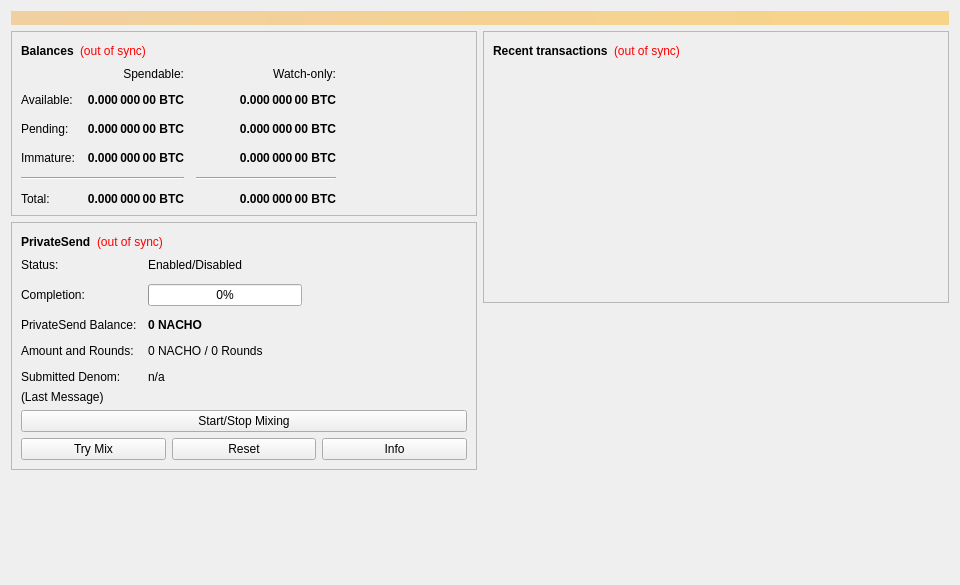
<?xml version="1.0" encoding="UTF-8"?>
<ui version="4.0">
 <class>OverviewPage</class>
 <widget class="QWidget" name="OverviewPage">
  <property name="geometry">
   <rect>
    <x>0</x>
    <y>0</y>
    <width>960</width>
    <height>585</height>
   </rect>
  </property>
  <property name="minimumSize">
   <size>
    <width>960</width>
    <height>0</height>
   </size>
  </property>
  <property name="windowTitle">
   <string>Form</string>
  </property>
  <layout class="QVBoxLayout" name="topLayout">
   <item>
    <widget class="QLabel" name="labelAlerts">
     <property name="visible">
      <bool>false</bool>
     </property>
     <property name="styleSheet">
      <string notr="true">QLabel { background-color: qlineargradient(x1: 0, y1: 0, x2: 1, y2: 0, stop:0 #F0D0A0, stop:1 #F8D488); color:#000000; }</string>
     </property>
     <property name="wordWrap">
      <bool>true</bool>
     </property>
     <property name="margin">
      <number>3</number>
     </property>
     <property name="textInteractionFlags">
      <set>Qt::TextSelectableByMouse</set>
     </property>
    </widget>
   </item>
   <item>
    <layout class="QHBoxLayout" name="horizontalLayout" stretch="1,1">
     <item>
      <layout class="QVBoxLayout" name="verticalLayout_2">
       <item>
        <widget class="QFrame" name="frame">
         <property name="frameShape">
          <enum>QFrame::StyledPanel</enum>
         </property>
         <property name="frameShadow">
          <enum>QFrame::Raised</enum>
         </property>
         <layout class="QVBoxLayout" name="verticalLayout_4">
          <item>
           <layout class="QHBoxLayout" name="horizontalLayout_4">
            <item>
             <widget class="QLabel" name="label_5">
              <property name="font">
               <font>
                <weight>75</weight>
                <bold>true</bold>
               </font>
              </property>
              <property name="text">
               <string>Balances</string>
              </property>
             </widget>
            </item>
            <item>
             <widget class="QLabel" name="labelWalletStatus">
              <property name="toolTip">
               <string>The displayed information may be out of date. Your wallet automatically synchronizes with the NachoCoin network after a connection is established, but this process has not completed yet.</string>
              </property>
              <property name="styleSheet">
               <string notr="true">QLabel { color: red; }</string>
              </property>
              <property name="text">
               <string notr="true">(out of sync)</string>
              </property>
              <property name="alignment">
               <set>Qt::AlignLeading|Qt::AlignLeft|Qt::AlignVCenter</set>
              </property>
             </widget>
            </item>
            <item>
             <spacer name="horizontalSpacer_3">
              <property name="orientation">
               <enum>Qt::Horizontal</enum>
              </property>
              <property name="sizeHint" stdset="0">
               <size>
                <width>40</width>
                <height>20</height>
               </size>
              </property>
             </spacer>
            </item>
           </layout>
          </item>
          <item>
           <layout class="QGridLayout" name="gridLayout">
            <property name="spacing">
             <number>12</number>
            </property>
            <item row="2" column="2">
             <widget class="QLabel" name="labelWatchPending">
              <property name="font">
               <font>
                <weight>75</weight>
                <bold>true</bold>
               </font>
              </property>
              <property name="cursor">
               <cursorShape>IBeamCursor</cursorShape>
              </property>
              <property name="toolTip">
               <string>Unconfirmed transactions to watch-only addresses</string>
              </property>
              <property name="text">
               <string notr="true">0.000 000 00 BTC</string>
              </property>
              <property name="alignment">
               <set>Qt::AlignRight|Qt::AlignTrailing|Qt::AlignVCenter</set>
              </property>
              <property name="textInteractionFlags">
               <set>Qt::LinksAccessibleByMouse|Qt::TextSelectableByKeyboard|Qt::TextSelectableByMouse</set>
              </property>
             </widget>
            </item>
            <item row="2" column="1">
             <widget class="QLabel" name="labelUnconfirmed">
              <property name="font">
               <font>
                <weight>75</weight>
                <bold>true</bold>
               </font>
              </property>
              <property name="cursor">
               <cursorShape>IBeamCursor</cursorShape>
              </property>
              <property name="toolTip">
               <string>Total of transactions that have yet to be confirmed, and do not yet count toward the spendable balance</string>
              </property>
              <property name="text">
               <string notr="true">0.000 000 00 BTC</string>
              </property>
              <property name="alignment">
               <set>Qt::AlignRight|Qt::AlignTrailing|Qt::AlignVCenter</set>
              </property>
              <property name="textInteractionFlags">
               <set>Qt::LinksAccessibleByMouse|Qt::TextSelectableByKeyboard|Qt::TextSelectableByMouse</set>
              </property>
             </widget>
            </item>
            <item row="3" column="2">
             <widget class="QLabel" name="labelWatchImmature">
              <property name="font">
               <font>
                <weight>75</weight>
                <bold>true</bold>
               </font>
              </property>
              <property name="cursor">
               <cursorShape>IBeamCursor</cursorShape>
              </property>
              <property name="toolTip">
               <string>Mined balance in watch-only addresses that has not yet matured</string>
              </property>
              <property name="text">
               <string notr="true">0.000 000 00 BTC</string>
              </property>
              <property name="alignment">
               <set>Qt::AlignRight|Qt::AlignTrailing|Qt::AlignVCenter</set>
              </property>
              <property name="textInteractionFlags">
               <set>Qt::LinksAccessibleByMouse|Qt::TextSelectableByKeyboard|Qt::TextSelectableByMouse</set>
              </property>
             </widget>
            </item>
            <item row="4" column="0" colspan="2">
             <widget class="Line" name="lineSpendableBalance">
              <property name="orientation">
               <enum>Qt::Horizontal</enum>
              </property>
             </widget>
            </item>
            <item row="4" column="2">
             <widget class="Line" name="lineWatchBalance">
              <property name="sizePolicy">
               <sizepolicy hsizetype="Preferred" vsizetype="Fixed">
                <horstretch>0</horstretch>
                <verstretch>0</verstretch>
               </sizepolicy>
              </property>
              <property name="minimumSize">
               <size>
                <width>140</width>
                <height>0</height>
               </size>
              </property>
              <property name="orientation">
               <enum>Qt::Horizontal</enum>
              </property>
             </widget>
            </item>
            <item row="5" column="0">
             <widget class="QLabel" name="labelTotalText">
              <property name="text">
               <string>Total:</string>
              </property>
             </widget>
            </item>
            <item row="3" column="1">
             <widget class="QLabel" name="labelImmature">
              <property name="font">
               <font>
                <weight>75</weight>
                <bold>true</bold>
               </font>
              </property>
              <property name="cursor">
               <cursorShape>IBeamCursor</cursorShape>
              </property>
              <property name="toolTip">
               <string>Mined balance that has not yet matured</string>
              </property>
              <property name="text">
               <string notr="true">0.000 000 00 BTC</string>
              </property>
              <property name="alignment">
               <set>Qt::AlignRight|Qt::AlignTrailing|Qt::AlignVCenter</set>
              </property>
              <property name="textInteractionFlags">
               <set>Qt::LinksAccessibleByMouse|Qt::TextSelectableByKeyboard|Qt::TextSelectableByMouse</set>
              </property>
             </widget>
            </item>
            <item row="2" column="3">
             <spacer name="horizontalSpacer_2">
              <property name="orientation">
               <enum>Qt::Horizontal</enum>
              </property>
              <property name="sizeHint" stdset="0">
               <size>
                <width>40</width>
                <height>20</height>
               </size>
              </property>
             </spacer>
            </item>
            <item row="3" column="0">
             <widget class="QLabel" name="labelImmatureText">
              <property name="text">
               <string>Immature:</string>
              </property>
             </widget>
            </item>
            <item row="5" column="1">
             <widget class="QLabel" name="labelTotal">
              <property name="font">
               <font>
                <weight>75</weight>
                <bold>true</bold>
               </font>
              </property>
              <property name="cursor">
               <cursorShape>IBeamCursor</cursorShape>
              </property>
              <property name="toolTip">
               <string>Your current total balance</string>
              </property>
              <property name="text">
               <string notr="true">0.000 000 00 BTC</string>
              </property>
              <property name="alignment">
               <set>Qt::AlignRight|Qt::AlignTrailing|Qt::AlignVCenter</set>
              </property>
              <property name="textInteractionFlags">
               <set>Qt::LinksAccessibleByMouse|Qt::TextSelectableByKeyboard|Qt::TextSelectableByMouse</set>
              </property>
             </widget>
            </item>
            <item row="5" column="2">
             <widget class="QLabel" name="labelWatchTotal">
              <property name="font">
               <font>
                <weight>75</weight>
                <bold>true</bold>
               </font>
              </property>
              <property name="cursor">
               <cursorShape>IBeamCursor</cursorShape>
              </property>
              <property name="toolTip">
               <string>Current total balance in watch-only addresses</string>
              </property>
              <property name="text">
               <string notr="true">0.000 000 00 BTC</string>
              </property>
              <property name="alignment">
               <set>Qt::AlignRight|Qt::AlignTrailing|Qt::AlignVCenter</set>
              </property>
              <property name="textInteractionFlags">
               <set>Qt::LinksAccessibleByMouse|Qt::TextSelectableByKeyboard|Qt::TextSelectableByMouse</set>
              </property>
             </widget>
            </item>
            <item row="0" column="2">
             <widget class="QLabel" name="labelWatchonly">
              <property name="text">
               <string>Watch-only:</string>
              </property>
              <property name="alignment">
               <set>Qt::AlignRight|Qt::AlignTrailing|Qt::AlignVCenter</set>
              </property>
             </widget>
            </item>
            <item row="1" column="0">
             <widget class="QLabel" name="labelBalanceText">
              <property name="text">
               <string>Available:</string>
              </property>
             </widget>
            </item>
            <item row="1" column="1">
             <widget class="QLabel" name="labelBalance">
              <property name="font">
               <font>
                <weight>75</weight>
                <bold>true</bold>
               </font>
              </property>
              <property name="cursor">
               <cursorShape>IBeamCursor</cursorShape>
              </property>
              <property name="toolTip">
               <string>Your current spendable balance</string>
              </property>
              <property name="text">
               <string notr="true">0.000 000 00 BTC</string>
              </property>
              <property name="alignment">
               <set>Qt::AlignRight|Qt::AlignTrailing|Qt::AlignVCenter</set>
              </property>
              <property name="textInteractionFlags">
               <set>Qt::LinksAccessibleByMouse|Qt::TextSelectableByKeyboard|Qt::TextSelectableByMouse</set>
              </property>
             </widget>
            </item>
            <item row="1" column="2">
             <widget class="QLabel" name="labelWatchAvailable">
              <property name="font">
               <font>
                <weight>75</weight>
                <bold>true</bold>
               </font>
              </property>
              <property name="cursor">
               <cursorShape>IBeamCursor</cursorShape>
              </property>
              <property name="toolTip">
               <string>Your current balance in watch-only addresses</string>
              </property>
              <property name="text">
               <string notr="true">0.000 000 00 BTC</string>
              </property>
              <property name="alignment">
               <set>Qt::AlignRight|Qt::AlignTrailing|Qt::AlignVCenter</set>
              </property>
              <property name="textInteractionFlags">
               <set>Qt::LinksAccessibleByMouse|Qt::TextSelectableByKeyboard|Qt::TextSelectableByMouse</set>
              </property>
             </widget>
            </item>
            <item row="2" column="0">
             <widget class="QLabel" name="labelPendingText">
              <property name="text">
               <string>Pending:</string>
              </property>
             </widget>
            </item>
            <item row="0" column="1">
             <widget class="QLabel" name="labelSpendable">
              <property name="text">
               <string>Spendable:</string>
              </property>
              <property name="alignment">
               <set>Qt::AlignRight|Qt::AlignTrailing|Qt::AlignVCenter</set>
              </property>
             </widget>
            </item>
           </layout>
          </item>
         </layout>
        </widget>
       </item>
       <item>
        <widget class="QFrame" name="framePrivateSend">
         <property name="layoutDirection">
          <enum>Qt::LeftToRight</enum>
         </property>
         <property name="frameShape">
          <enum>QFrame::StyledPanel</enum>
         </property>
         <property name="frameShadow">
          <enum>QFrame::Raised</enum>
         </property>
         <layout class="QVBoxLayout" name="VerticalLayout_PS1">
          <item>
           <layout class="QHBoxLayout" name="horizontalLayout_5">
            <item>
             <widget class="QLabel" name="labelPrivateSendHeader">
              <property name="font">
               <font>
                <weight>75</weight>
                <bold>true</bold>
               </font>
              </property>
              <property name="text">
               <string>PrivateSend</string>
              </property>
             </widget>
            </item>
            <item>
             <widget class="QLabel" name="labelPrivateSendSyncStatus">
              <property name="toolTip">
               <string>The displayed information may be out of date. Your wallet automatically synchronizes with the NachoCoin network after a connection is established, but this process has not completed yet.</string>
              </property>
              <property name="styleSheet">
               <string notr="true">QLabel { color: red; }</string>
              </property>
              <property name="text">
               <string notr="true">(out of sync)</string>
              </property>
              <property name="alignment">
               <set>Qt::AlignLeading|Qt::AlignLeft|Qt::AlignVCenter</set>
              </property>
             </widget>
            </item>
            <item>
             <spacer name="horizontalSpacer_4">
              <property name="orientation">
               <enum>Qt::Horizontal</enum>
              </property>
              <property name="sizeHint" stdset="0">
               <size>
                <width>40</width>
                <height>20</height>
               </size>
              </property>
             </spacer>
            </item>
           </layout>
          </item>
          <item>
           <layout class="QFormLayout" name="privateSendFormLayout">
            <property name="fieldGrowthPolicy">
             <enum>QFormLayout::AllNonFixedFieldsGrow</enum>
            </property>
            <property name="horizontalSpacing">
             <number>11</number>
            </property>
            <property name="verticalSpacing">
             <number>12</number>
            </property>
            <item row="0" column="0">
             <widget class="QLabel" name="labelPrivateSendEnabledText">
              <property name="text">
               <string>Status:</string>
              </property>
             </widget>
            </item>
            <item row="0" column="1">
             <widget class="QLabel" name="labelPrivateSendEnabled">
              <property name="text">
               <string>Enabled/Disabled</string>
              </property>
             </widget>
            </item>
            <item row="1" column="0">
             <widget class="QLabel" name="labelCompletitionText">
              <property name="text">
               <string>Completion:</string>
              </property>
             </widget>
            </item>
            <item row="1" column="1">
             <widget class="QProgressBar" name="privateSendProgress">
              <property name="maximumSize">
               <size>
                <width>154</width>
                <height>16777215</height>
               </size>
              </property>
              <property name="value">
               <number>0</number>
              </property>
             </widget>
            </item>
            <item row="2" column="0">
             <widget class="QLabel" name="labelAnonymizedText">
              <property name="text">
               <string>PrivateSend Balance:</string>
              </property>
             </widget>
            </item>
            <item row="2" column="1">
             <widget class="QLabel" name="labelAnonymized">
              <property name="font">
               <font>
                <weight>75</weight>
                <bold>true</bold>
               </font>
              </property>
              <property name="text">
               <string notr="true">0 NACHO</string>
              </property>
             </widget>
            </item>
            <item row="3" column="0">
             <widget class="QLabel" name="labelAmountAndRoundsText">
              <property name="text">
               <string>Amount and Rounds:</string>
              </property>
             </widget>
            </item>
            <item row="3" column="1">
             <widget class="QLabel" name="labelAmountRounds">
              <property name="text">
               <string>0 NACHO / 0 Rounds</string>
              </property>
             </widget>
            </item>
            <item row="4" column="0">
             <widget class="QLabel" name="labelSubmittedDenomText">
              <property name="text">
               <string>Submitted Denom:</string>
              </property>
             </widget>
            </item>
            <item row="4" column="1">
             <widget class="QLabel" name="labelSubmittedDenom">
              <property name="toolTip">
               <string>The denominations you submitted to the Masternode.&lt;br&gt;To mix, other users must submit the exact same denominations.</string>
              </property>
              <property name="text">
               <string>n/a</string>
              </property>
             </widget>
            </item>
           </layout>
          </item>
          <item>
           <layout class="QVBoxLayout" name="VerticalLayout_PS">
            <item>
             <widget class="QLabel" name="labelPrivateSendLastMessage">
              <property name="text">
               <string>(Last Message)</string>
              </property>
              <property name="alignment">
               <set>Qt::AlignLeading|Qt::AlignLeft|Qt::AlignTop</set>
              </property>
              <property name="wordWrap">
               <bool>true</bool>
              </property>
             </widget>
            </item>
            <item>
             <widget class="QPushButton" name="togglePrivateSend">
              <property name="sizePolicy">
               <sizepolicy hsizetype="MinimumExpanding" vsizetype="Fixed">
                <horstretch>0</horstretch>
                <verstretch>0</verstretch>
               </sizepolicy>
              </property>
              <property name="text">
               <string>Start/Stop Mixing</string>
              </property>
             </widget>
            </item>
            <item>
             <layout class="QHBoxLayout" name="horizontalLayout_debugbuttons">
              <item>
               <widget class="QPushButton" name="privateSendAuto">
                <property name="sizePolicy">
                 <sizepolicy hsizetype="MinimumExpanding" vsizetype="Fixed">
                  <horstretch>0</horstretch>
                  <verstretch>0</verstretch>
                 </sizepolicy>
                </property>
                <property name="toolTip">
                 <string>Try to manually submit a PrivateSend request.</string>
                </property>
                <property name="text">
                 <string>Try Mix</string>
                </property>
               </widget>
              </item>
              <item>
               <widget class="QPushButton" name="privateSendReset">
                <property name="sizePolicy">
                 <sizepolicy hsizetype="MinimumExpanding" vsizetype="Fixed">
                  <horstretch>0</horstretch>
                  <verstretch>0</verstretch>
                 </sizepolicy>
                </property>
                <property name="toolTip">
                 <string>Reset the current status of PrivateSend (can interrupt PrivateSend if it's in the process of Mixing, which can cost you money!)</string>
                </property>
                <property name="autoFillBackground">
                 <bool>false</bool>
                </property>
                <property name="text">
                 <string>Reset</string>
                </property>
               </widget>
              </item>
              <item>
               <widget class="QPushButton" name="privateSendInfo">
                <property name="sizePolicy">
                 <sizepolicy hsizetype="MinimumExpanding" vsizetype="Fixed">
                  <horstretch>0</horstretch>
                  <verstretch>0</verstretch>
                 </sizepolicy>
                </property>
                <property name="toolTip">
                 <string>Information about PrivateSend and Mixing</string>
                </property>
                <property name="text">
                 <string>Info</string>
                </property>
               </widget>
              </item>
             </layout>
            </item>
           </layout>
          </item>
         </layout>
        </widget>
       </item>
       <item>
        <spacer name="verticalSpacer">
         <property name="orientation">
          <enum>Qt::Vertical</enum>
         </property>
         <property name="sizeHint" stdset="0">
          <size>
           <width>20</width>
           <height>40</height>
          </size>
         </property>
        </spacer>
       </item>
      </layout>
     </item>
     <item>
      <layout class="QVBoxLayout" name="verticalLayout_3">
       <item>
        <widget class="QFrame" name="frame_2">
         <property name="frameShape">
          <enum>QFrame::StyledPanel</enum>
         </property>
         <property name="frameShadow">
          <enum>QFrame::Raised</enum>
         </property>
         <layout class="QVBoxLayout" name="verticalLayout">
          <item>
           <layout class="QHBoxLayout" name="horizontalLayout_2">
            <item>
             <widget class="QLabel" name="label_4">
              <property name="font">
               <font>
                <weight>75</weight>
                <bold>true</bold>
               </font>
              </property>
              <property name="text">
               <string>Recent transactions</string>
              </property>
             </widget>
            </item>
            <item>
             <widget class="QLabel" name="labelTransactionsStatus">
              <property name="toolTip">
               <string>The displayed information may be out of date. Your wallet automatically synchronizes with the NachoCoin network after a connection is established, but this process has not completed yet.</string>
              </property>
              <property name="styleSheet">
               <string notr="true">QLabel { color: red; }</string>
              </property>
              <property name="text">
               <string notr="true">(out of sync)</string>
              </property>
              <property name="alignment">
               <set>Qt::AlignLeading|Qt::AlignLeft|Qt::AlignVCenter</set>
              </property>
             </widget>
            </item>
            <item>
             <spacer name="horizontalSpacer">
              <property name="orientation">
               <enum>Qt::Horizontal</enum>
              </property>
              <property name="sizeHint" stdset="0">
               <size>
                <width>40</width>
                <height>20</height>
               </size>
              </property>
             </spacer>
            </item>
           </layout>
          </item>
          <item>
           <widget class="QListView" name="listTransactions">
            <property name="styleSheet">
             <string notr="true">QListView { background: transparent; }</string>
            </property>
            <property name="frameShape">
             <enum>QFrame::NoFrame</enum>
            </property>
            <property name="verticalScrollBarPolicy">
             <enum>Qt::ScrollBarAlwaysOff</enum>
            </property>
            <property name="horizontalScrollBarPolicy">
             <enum>Qt::ScrollBarAlwaysOff</enum>
            </property>
            <property name="selectionMode">
             <enum>QAbstractItemView::NoSelection</enum>
            </property>
           </widget>
          </item>
         </layout>
        </widget>
       </item>
       <item>
        <spacer name="verticalSpacer_2">
         <property name="orientation">
          <enum>Qt::Vertical</enum>
         </property>
         <property name="sizeHint" stdset="0">
          <size>
           <width>20</width>
           <height>40</height>
          </size>
         </property>
        </spacer>
       </item>
      </layout>
     </item>
    </layout>
   </item>
  </layout>
 </widget>
 <resources/>
 <connections/>
</ui>
